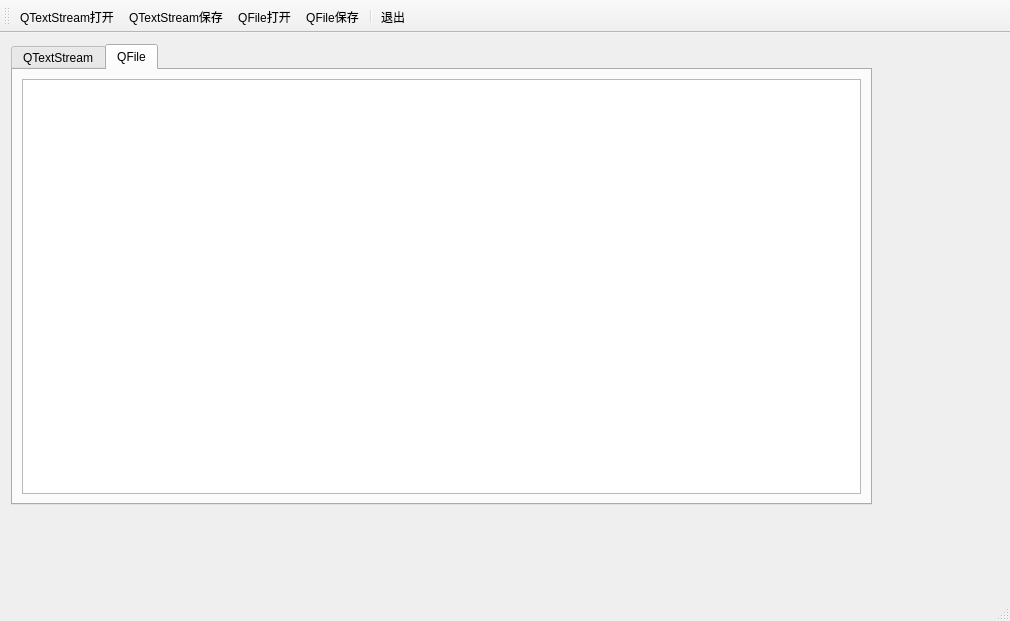
<?xml version="1.0" encoding="UTF-8"?>
<ui version="4.0">
 <class>text_io_window</class>
 <widget class="QMainWindow" name="text_io_window">
  <property name="geometry">
   <rect>
    <x>0</x>
    <y>0</y>
    <width>1010</width>
    <height>621</height>
   </rect>
  </property>
  <property name="windowTitle">
   <string>text_io_window</string>
  </property>
  <widget class="QWidget" name="centralwidget">
   <widget class="QTabWidget" name="tabWidget">
    <property name="geometry">
     <rect>
      <x>11</x>
      <y>11</y>
      <width>861</width>
      <height>461</height>
     </rect>
    </property>
    <property name="currentIndex">
     <number>1</number>
    </property>
    <widget class="QWidget" name="tab">
     <attribute name="title">
      <string>QTextStream</string>
     </attribute>
     <layout class="QGridLayout" name="gridLayout">
      <item row="0" column="0">
       <widget class="QPlainTextEdit" name="plainTextEditStream"/>
      </item>
     </layout>
    </widget>
    <widget class="QWidget" name="tab_2">
     <attribute name="title">
      <string>QFile</string>
     </attribute>
     <layout class="QGridLayout" name="gridLayout_2">
      <item row="0" column="0">
       <widget class="QPlainTextEdit" name="plainTextEditFile"/>
      </item>
     </layout>
    </widget>
   </widget>
  </widget>
  <widget class="QStatusBar" name="statusbar"/>
  <widget class="QToolBar" name="toolBar">
   <property name="windowTitle">
    <string>toolBar</string>
   </property>
   <property name="toolButtonStyle">
    <enum>Qt::ToolButtonTextUnderIcon</enum>
   </property>
   <attribute name="toolBarArea">
    <enum>TopToolBarArea</enum>
   </attribute>
   <attribute name="toolBarBreak">
    <bool>false</bool>
   </attribute>
   <addaction name="actionQTextStreamOpen"/>
   <addaction name="actionQTextStreamSave"/>
   <addaction name="actionQFileOpen"/>
   <addaction name="actionQFileSave"/>
   <addaction name="separator"/>
   <addaction name="actionExit"/>
  </widget>
  <action name="actionQTextStreamOpen">
   <property name="icon">
    <iconset resource="text_io.qrc">
     <normaloff>:/images/text_io/804.bmp</normaloff>:/images/text_io/804.bmp</iconset>
   </property>
   <property name="text">
    <string>QTextStream打开</string>
   </property>
  </action>
  <action name="actionQTextStreamSave">
   <property name="icon">
    <iconset resource="text_io.qrc">
     <normaloff>:/images/text_io/066.GIF</normaloff>:/images/text_io/066.GIF</iconset>
   </property>
   <property name="text">
    <string>QTextStream保存</string>
   </property>
  </action>
  <action name="actionQFileOpen">
   <property name="icon">
    <iconset resource="text_io.qrc">
     <normaloff>:/images/text_io/122.bmp</normaloff>:/images/text_io/122.bmp</iconset>
   </property>
   <property name="text">
    <string>QFile打开</string>
   </property>
  </action>
  <action name="actionQFileSave">
   <property name="icon">
    <iconset resource="text_io.qrc">
     <normaloff>:/images/text_io/104.bmp</normaloff>:/images/text_io/104.bmp</iconset>
   </property>
   <property name="text">
    <string>QFile保存</string>
   </property>
  </action>
  <action name="actionExit">
   <property name="icon">
    <iconset resource="text_io.qrc">
     <normaloff>:/images/text_io/132.bmp</normaloff>:/images/text_io/132.bmp</iconset>
   </property>
   <property name="text">
    <string>退出</string>
   </property>
  </action>
 </widget>
 <resources>
  <include location="text_io.qrc"/>
 </resources>
 <connections>
  <connection>
   <sender>actionExit</sender>
   <signal>triggered()</signal>
   <receiver>text_io_window</receiver>
   <slot>close()</slot>
   <hints>
    <hint type="sourcelabel">
     <x>-1</x>
     <y>-1</y>
    </hint>
    <hint type="destinationlabel">
     <x>408</x>
     <y>242</y>
    </hint>
   </hints>
  </connection>
 </connections>
</ui>
